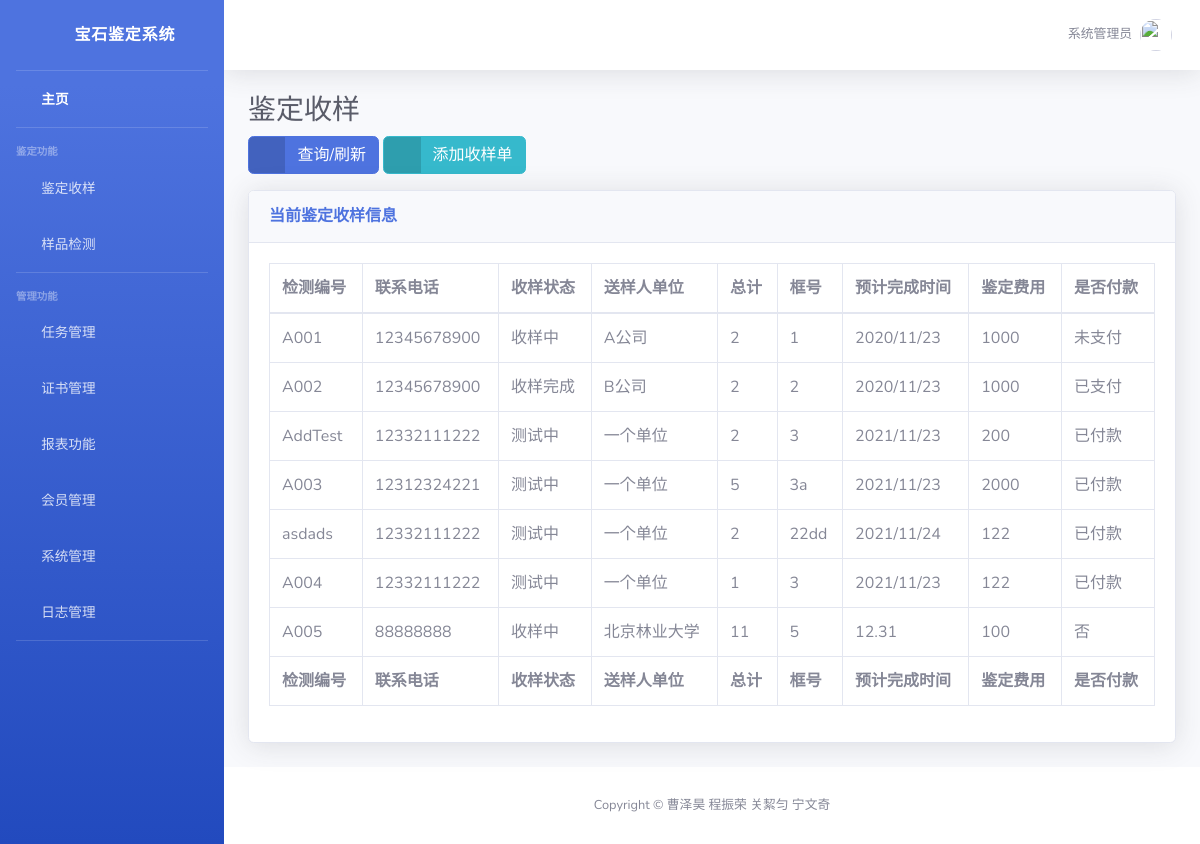
Page /gem/page1/ on the committed database.
### gem/models.py (models this page shows)
class Shouyang(models.Model):
    testNo = models.CharField(max_length=20, default='未填写')
    tel = models.CharField(max_length=20, default='未填写')
    testSituation = models.CharField(max_length=20, default='未填写')
    testCompany = models.CharField(max_length=20, default='未填写')
    testNum = models.CharField(max_length=20, default='未填写')
    kuangNo = models.CharField(max_length=20, default='未填写')
    time = models.CharField(max_length=20, default='未填写')
    money = models.CharField(max_length=10, default='未填写')
    paid = models.CharField(max_length=4, default='未填写')

### gem/views.py (the view)
# urls.py: path('page1/', views.page1, name='page1'),
def page1(request):
    v1 = Shouyang.objects.all()
    return render(request, 'page1.html', {'v1': v1})

### gem/templates/page1.html (shortened to what this page needs)
<!DOCTYPE html>
<html>
<head>
    <link href="/static/vendor/fontawesome-free/css/all.min.css" rel="stylesheet" type="text/css">
    <link href="/static/css/sb-admin-2.min.css" rel="stylesheet">
    <link href="/static/vendor/datatables/dataTables.bootstrap4.min.css" rel="stylesheet">
</head>
<body id="page-top">
    <div id="wrapper">
        <ul class="navbar-nav bg-gradient-primary sidebar sidebar-dark accordion" id="accordionSidebar">
            <a class="sidebar-brand d-flex align-items-center justify-content-center" href="/gem/">
                <div class="sidebar-brand-icon rotate-n-15">
                    <i class="fas fa-laugh-wink"></i>
                </div>
                <div class="sidebar-brand-text mx-3">宝石鉴定系统</div>
            </a>
            <hr class="sidebar-divider my-0">
            <li class="nav-item active">
                <a class="nav-link" href="/gem/">
                    <i class="fas fa-fw fa-tachometer-alt"></i>
                    <span>主页</span></a>
            </li>
            <hr class="sidebar-divider">
            <div class="sidebar-heading">
                鉴定功能
            </div>
            <li class="nav-item">
                <a class="nav-link" href="/gem/page1/">
                    <i class="fas fa-fw fa-chart-area"></i>
                    <span>鉴定收样</span></a>
            </li>
            <li class="nav-item">
                <a class="nav-link" href="/gem/page2/">
                    <i class="fas fa-fw fa-chart-area"></i>
                    <span>样品检测</span></a>
            </li>
            <hr class="sidebar-divider">
            <div class="sidebar-heading">
                管理功能
            </div>
            <li class="nav-item">
                <a class="nav-link" href="/gem/page3/">
                    <i class="fas fa-fw fa-table"></i>
                    <span>任务管理</span></a>
            </li>
            <li class="nav-item">
                <a class="nav-link" href="/gem/page4/">
                    <i class="fas fa-fw fa-table"></i>
                    <span>证书管理</span></a>
            </li>
            <li class="nav-item">
                <a class="nav-link" href="/gem/page5/">
                    <i class="fas fa-fw fa-table"></i>
                    <span>报表功能</span></a>
            </li>
            <li class="nav-item">
                <a class="nav-link" href="/gem/page6/">
                    <i class="fas fa-fw fa-table"></i>
                    <span>会员管理</span></a>
            </li>
            <li class="nav-item">
                <a class="nav-link" href="/admin/">
                    <i class="fas fa-fw fa-table"></i>
                    <span>系统管理</span></a>
            </li>
            <li class="nav-item">
                <a class="nav-link" href="/admin/">
                    <i class="fas fa-fw fa-table"></i>
                    <span>日志管理</span></a>
            </li>
            <hr class="sidebar-divider d-none d-md-block">
        </ul>
        <div id="content-wrapper" class="d-flex flex-column">
            <div id="content">
                <nav class="navbar navbar-expand navbar-light bg-white topbar mb-4 static-top shadow">
                    <ul class="navbar-nav ml-auto">
                        <li class="nav-item dropdown no-arrow">
                            <a class="nav-link dropdown-toggle" href="" id="userDropdown" role="button"
                                data-toggle="dropdown" aria-haspopup="true" aria-expanded="false">
                                <span class="mr-2 d-none d-lg-inline text-gray-600 small">系统管理员</span>
                                <img class="img-profile rounded-circle"
                                    src="/static/img/undraw_profile.svg">
                            </a>
                        </li>
                    </ul>
                </nav>
                <div class="container-fluid">
                    <h1 class="h3 mb-2 text-gray-800">鉴定收样</h1>
                    <a href="" class="btn btn-primary btn-icon-split">
                                        <span class="icon text-white-50">
                                            <i class="fas fa-flag"></i>
                                        </span>
                                        <span class="text">查询/刷新</span>
                    </a>
                    <a href="/gem/page1/add/" class="btn btn-info btn-icon-split">
                        <span class="icon text-white-50">
                            <i class="fas fa-info-circle"></i>
                        </span>
                        <span class="text">添加收样单</span>
                    </a>
                    <div class="card shadow mb-4">
                        <div class="card-header py-3">
                            <h6 class="m-0 font-weight-bold text-primary">当前鉴定收样信息</h6>
                        </div>
                        <div class="card-body">
                            <div class="table-responsive">
                                <table class="table table-bordered" id="dataTable" width="100%" cellspacing="0">
                                    <thead>
                                        <tr>
                                            <th>检测编号</th>
                                            <th>联系电话</th>
                                            <th>收样状态</th>
                                            <th>送样人单位</th>
                                            <th>总计</th>
                                            <th>框号</th>
                                            <th>预计完成时间</th>
                                            <th>鉴定费用</th>
                                            <th>是否付款</th>
                                        </tr>
                                    </thead>
                                    <tfoot>
                                        <tr>
                                            <th>检测编号</th>
                                            <th>联系电话</th>
                                            <th>收样状态</th>
                                            <th>送样人单位</th>
                                            <th>总计</th>
                                            <th>框号</th>
                                            <th>预计完成时间</th>
                                            <th>鉴定费用</th>
                                            <th>是否付款</th>
                                        </tr>
                                    </tfoot>
                                    <tbody>
                                        {% for v in v1 %}
                                            <tr>
                                                <td>{{ v.testNo }}</td>
                                                <td>{{ v.tel }}</td>
                                                <td>{{ v.testSituation }}</td>
                                                <td>{{ v.testCompany }}</td>
                                                <td>{{ v.testNum }}</td>
                                                <td>{{ v.kuangNo }}</td>
                                                <td>{{ v.time }}</td>
                                                <td>{{ v.money }}</td>
                                                <td>{{ v.paid }}</td>
                                            </tr>
                                        {% endfor %}
                                    </tbody>
                                </table>
                            </div>
                        </div>
                    </div>
                </div>
            </div>
            <footer class="sticky-footer bg-white">
                <div class="container my-auto">
                    <div class="copyright text-center my-auto">
                        <span>Copyright &copy; 曹泽昊 程振荣 关絜匀 宁文奇</span>
                    </div>
                </div>
            </footer>
        </div>
    </div>
</body>
</html>

### rows in the picture
Shouyang: testNo "A001", tel "12345678900", testSituation "收样中", testCompany "A公司", testNum "2", kuangNo "1", time "2020/11/23", money "1000", paid "未支付"
Shouyang: testNo "A002", tel "12345678900", testSituation "收样完成", testCompany "B公司", testNum "2", kuangNo "2", time "2020/11/23", money "1000", paid "已支付"
Shouyang: testNo "AddTest", tel "12332111222", testSituation "测试中", testCompany "一个单位", testNum "2", kuangNo "3", time "2021/11/23", money "200", paid "已付款"
Shouyang: testNo "A003", tel "12312324221", testSituation "测试中", testCompany "一个单位", testNum "5", kuangNo "3a", time "2021/11/23", money "2000", paid "已付款"
Shouyang: testNo "asdads", tel "12332111222", testSituation "测试中", testCompany "一个单位", testNum "2", kuangNo "22dd", time "2021/11/24", money "122", paid "已付款"
Shouyang: testNo "A004", tel "12332111222", testSituation "测试中", testCompany "一个单位", testNum "1", kuangNo "3", time "2021/11/23", money "122", paid "已付款"
Shouyang: testNo "A005", tel "88888888", testSituation "收样中", testCompany "北京林业大学", testNum "11", kuangNo "5", time "12.31", money "100", paid "否"
